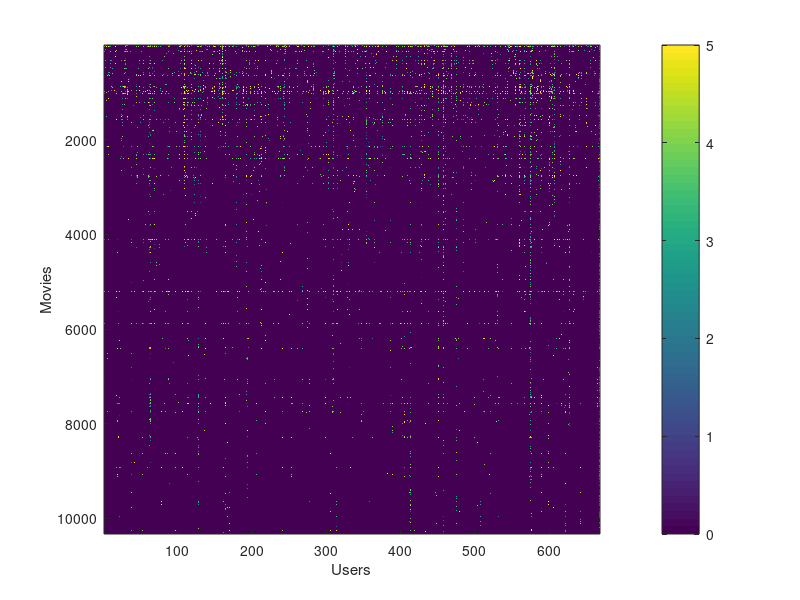

MATLAB code for this plot:
fprintf('Loading movie ratings dataset.\n\n');

%  Load data
load ('movie_data.mat');

disp(R(1:100, 1:100));

fprintf('Average rating for movie 1 (Toy Story): %f / 5\n\n', ...
        mean(Y(1, R(1, :))));
    
fprintf('Total number of ratings in the dataset: %d \n\n', ...
    sum(R(:)));

fprintf('The dataset is populated: %f percent \n\n', ...
    sum(R(:)) / (num_movies * num_users));

fprintf('On average, each user rated %f movies \n\n', ...
    mean(sum(R)));

%  Visualizing the ratings matrix by plotting it with imagesc
imagesc(Y);
ylabel('Movies');
xlabel('Users');
colorbar;